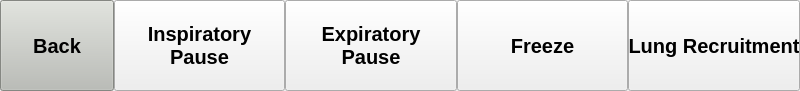
<?xml version="1.0" encoding="UTF-8"?>
<ui version="4.0">
 <class>Form</class>
 <widget class="QWidget" name="Form">
  <property name="geometry">
   <rect>
    <x>0</x>
    <y>0</y>
    <width>800</width>
    <height>91</height>
   </rect>
  </property>
  <property name="windowTitle">
   <string>Form</string>
  </property>
  <layout class="QHBoxLayout" name="horizontalLayout">
   <property name="spacing">
    <number>0</number>
   </property>
   <property name="leftMargin">
    <number>0</number>
   </property>
   <property name="topMargin">
    <number>0</number>
   </property>
   <property name="rightMargin">
    <number>0</number>
   </property>
   <property name="bottomMargin">
    <number>0</number>
   </property>
   <item>
    <widget class="QPushButton" name="button_back">
     <property name="sizePolicy">
      <sizepolicy hsizetype="Minimum" vsizetype="Expanding">
       <horstretch>0</horstretch>
       <verstretch>0</verstretch>
      </sizepolicy>
     </property>
     <property name="maximumSize">
      <size>
       <width>114</width>
       <height>16777215</height>
      </size>
     </property>
     <property name="palette">
      <palette>
       <active>
        <colorrole role="WindowText">
         <brush brushstyle="SolidPattern">
          <color alpha="255">
           <red>0</red>
           <green>0</green>
           <blue>0</blue>
          </color>
         </brush>
        </colorrole>
        <colorrole role="Button">
         <brush brushstyle="SolidPattern">
          <color alpha="255">
           <red>186</red>
           <green>189</green>
           <blue>182</blue>
          </color>
         </brush>
        </colorrole>
        <colorrole role="Light">
         <brush brushstyle="SolidPattern">
          <color alpha="255">
           <red>255</red>
           <green>255</green>
           <blue>255</blue>
          </color>
         </brush>
        </colorrole>
        <colorrole role="Midlight">
         <brush brushstyle="SolidPattern">
          <color alpha="255">
           <red>220</red>
           <green>222</green>
           <blue>218</blue>
          </color>
         </brush>
        </colorrole>
        <colorrole role="Dark">
         <brush brushstyle="SolidPattern">
          <color alpha="255">
           <red>93</red>
           <green>94</green>
           <blue>91</blue>
          </color>
         </brush>
        </colorrole>
        <colorrole role="Mid">
         <brush brushstyle="SolidPattern">
          <color alpha="255">
           <red>124</red>
           <green>126</green>
           <blue>121</blue>
          </color>
         </brush>
        </colorrole>
        <colorrole role="Text">
         <brush brushstyle="SolidPattern">
          <color alpha="255">
           <red>0</red>
           <green>0</green>
           <blue>0</blue>
          </color>
         </brush>
        </colorrole>
        <colorrole role="BrightText">
         <brush brushstyle="SolidPattern">
          <color alpha="255">
           <red>255</red>
           <green>255</green>
           <blue>255</blue>
          </color>
         </brush>
        </colorrole>
        <colorrole role="ButtonText">
         <brush brushstyle="SolidPattern">
          <color alpha="255">
           <red>0</red>
           <green>0</green>
           <blue>0</blue>
          </color>
         </brush>
        </colorrole>
        <colorrole role="Base">
         <brush brushstyle="SolidPattern">
          <color alpha="255">
           <red>255</red>
           <green>255</green>
           <blue>255</blue>
          </color>
         </brush>
        </colorrole>
        <colorrole role="Window">
         <brush brushstyle="SolidPattern">
          <color alpha="255">
           <red>186</red>
           <green>189</green>
           <blue>182</blue>
          </color>
         </brush>
        </colorrole>
        <colorrole role="Shadow">
         <brush brushstyle="SolidPattern">
          <color alpha="255">
           <red>0</red>
           <green>0</green>
           <blue>0</blue>
          </color>
         </brush>
        </colorrole>
        <colorrole role="AlternateBase">
         <brush brushstyle="SolidPattern">
          <color alpha="255">
           <red>220</red>
           <green>222</green>
           <blue>218</blue>
          </color>
         </brush>
        </colorrole>
        <colorrole role="ToolTipBase">
         <brush brushstyle="SolidPattern">
          <color alpha="255">
           <red>255</red>
           <green>255</green>
           <blue>220</blue>
          </color>
         </brush>
        </colorrole>
        <colorrole role="ToolTipText">
         <brush brushstyle="SolidPattern">
          <color alpha="255">
           <red>0</red>
           <green>0</green>
           <blue>0</blue>
          </color>
         </brush>
        </colorrole>
        <colorrole role="PlaceholderText">
         <brush brushstyle="NoBrush">
          <color alpha="128">
           <red>0</red>
           <green>0</green>
           <blue>0</blue>
          </color>
         </brush>
        </colorrole>
       </active>
       <inactive>
        <colorrole role="WindowText">
         <brush brushstyle="SolidPattern">
          <color alpha="255">
           <red>0</red>
           <green>0</green>
           <blue>0</blue>
          </color>
         </brush>
        </colorrole>
        <colorrole role="Button">
         <brush brushstyle="SolidPattern">
          <color alpha="255">
           <red>186</red>
           <green>189</green>
           <blue>182</blue>
          </color>
         </brush>
        </colorrole>
        <colorrole role="Light">
         <brush brushstyle="SolidPattern">
          <color alpha="255">
           <red>255</red>
           <green>255</green>
           <blue>255</blue>
          </color>
         </brush>
        </colorrole>
        <colorrole role="Midlight">
         <brush brushstyle="SolidPattern">
          <color alpha="255">
           <red>220</red>
           <green>222</green>
           <blue>218</blue>
          </color>
         </brush>
        </colorrole>
        <colorrole role="Dark">
         <brush brushstyle="SolidPattern">
          <color alpha="255">
           <red>93</red>
           <green>94</green>
           <blue>91</blue>
          </color>
         </brush>
        </colorrole>
        <colorrole role="Mid">
         <brush brushstyle="SolidPattern">
          <color alpha="255">
           <red>124</red>
           <green>126</green>
           <blue>121</blue>
          </color>
         </brush>
        </colorrole>
        <colorrole role="Text">
         <brush brushstyle="SolidPattern">
          <color alpha="255">
           <red>0</red>
           <green>0</green>
           <blue>0</blue>
          </color>
         </brush>
        </colorrole>
        <colorrole role="BrightText">
         <brush brushstyle="SolidPattern">
          <color alpha="255">
           <red>255</red>
           <green>255</green>
           <blue>255</blue>
          </color>
         </brush>
        </colorrole>
        <colorrole role="ButtonText">
         <brush brushstyle="SolidPattern">
          <color alpha="255">
           <red>0</red>
           <green>0</green>
           <blue>0</blue>
          </color>
         </brush>
        </colorrole>
        <colorrole role="Base">
         <brush brushstyle="SolidPattern">
          <color alpha="255">
           <red>255</red>
           <green>255</green>
           <blue>255</blue>
          </color>
         </brush>
        </colorrole>
        <colorrole role="Window">
         <brush brushstyle="SolidPattern">
          <color alpha="255">
           <red>186</red>
           <green>189</green>
           <blue>182</blue>
          </color>
         </brush>
        </colorrole>
        <colorrole role="Shadow">
         <brush brushstyle="SolidPattern">
          <color alpha="255">
           <red>0</red>
           <green>0</green>
           <blue>0</blue>
          </color>
         </brush>
        </colorrole>
        <colorrole role="AlternateBase">
         <brush brushstyle="SolidPattern">
          <color alpha="255">
           <red>220</red>
           <green>222</green>
           <blue>218</blue>
          </color>
         </brush>
        </colorrole>
        <colorrole role="ToolTipBase">
         <brush brushstyle="SolidPattern">
          <color alpha="255">
           <red>255</red>
           <green>255</green>
           <blue>220</blue>
          </color>
         </brush>
        </colorrole>
        <colorrole role="ToolTipText">
         <brush brushstyle="SolidPattern">
          <color alpha="255">
           <red>0</red>
           <green>0</green>
           <blue>0</blue>
          </color>
         </brush>
        </colorrole>
        <colorrole role="PlaceholderText">
         <brush brushstyle="NoBrush">
          <color alpha="128">
           <red>0</red>
           <green>0</green>
           <blue>0</blue>
          </color>
         </brush>
        </colorrole>
       </inactive>
       <disabled>
        <colorrole role="WindowText">
         <brush brushstyle="SolidPattern">
          <color alpha="255">
           <red>93</red>
           <green>94</green>
           <blue>91</blue>
          </color>
         </brush>
        </colorrole>
        <colorrole role="Button">
         <brush brushstyle="SolidPattern">
          <color alpha="255">
           <red>186</red>
           <green>189</green>
           <blue>182</blue>
          </color>
         </brush>
        </colorrole>
        <colorrole role="Light">
         <brush brushstyle="SolidPattern">
          <color alpha="255">
           <red>255</red>
           <green>255</green>
           <blue>255</blue>
          </color>
         </brush>
        </colorrole>
        <colorrole role="Midlight">
         <brush brushstyle="SolidPattern">
          <color alpha="255">
           <red>220</red>
           <green>222</green>
           <blue>218</blue>
          </color>
         </brush>
        </colorrole>
        <colorrole role="Dark">
         <brush brushstyle="SolidPattern">
          <color alpha="255">
           <red>93</red>
           <green>94</green>
           <blue>91</blue>
          </color>
         </brush>
        </colorrole>
        <colorrole role="Mid">
         <brush brushstyle="SolidPattern">
          <color alpha="255">
           <red>124</red>
           <green>126</green>
           <blue>121</blue>
          </color>
         </brush>
        </colorrole>
        <colorrole role="Text">
         <brush brushstyle="SolidPattern">
          <color alpha="255">
           <red>93</red>
           <green>94</green>
           <blue>91</blue>
          </color>
         </brush>
        </colorrole>
        <colorrole role="BrightText">
         <brush brushstyle="SolidPattern">
          <color alpha="255">
           <red>255</red>
           <green>255</green>
           <blue>255</blue>
          </color>
         </brush>
        </colorrole>
        <colorrole role="ButtonText">
         <brush brushstyle="SolidPattern">
          <color alpha="255">
           <red>93</red>
           <green>94</green>
           <blue>91</blue>
          </color>
         </brush>
        </colorrole>
        <colorrole role="Base">
         <brush brushstyle="SolidPattern">
          <color alpha="255">
           <red>186</red>
           <green>189</green>
           <blue>182</blue>
          </color>
         </brush>
        </colorrole>
        <colorrole role="Window">
         <brush brushstyle="SolidPattern">
          <color alpha="255">
           <red>186</red>
           <green>189</green>
           <blue>182</blue>
          </color>
         </brush>
        </colorrole>
        <colorrole role="Shadow">
         <brush brushstyle="SolidPattern">
          <color alpha="255">
           <red>0</red>
           <green>0</green>
           <blue>0</blue>
          </color>
         </brush>
        </colorrole>
        <colorrole role="AlternateBase">
         <brush brushstyle="SolidPattern">
          <color alpha="255">
           <red>186</red>
           <green>189</green>
           <blue>182</blue>
          </color>
         </brush>
        </colorrole>
        <colorrole role="ToolTipBase">
         <brush brushstyle="SolidPattern">
          <color alpha="255">
           <red>255</red>
           <green>255</green>
           <blue>220</blue>
          </color>
         </brush>
        </colorrole>
        <colorrole role="ToolTipText">
         <brush brushstyle="SolidPattern">
          <color alpha="255">
           <red>0</red>
           <green>0</green>
           <blue>0</blue>
          </color>
         </brush>
        </colorrole>
        <colorrole role="PlaceholderText">
         <brush brushstyle="NoBrush">
          <color alpha="128">
           <red>0</red>
           <green>0</green>
           <blue>0</blue>
          </color>
         </brush>
        </colorrole>
       </disabled>
      </palette>
     </property>
     <property name="font">
      <font>
       <pointsize>15</pointsize>
       <weight>75</weight>
       <bold>true</bold>
      </font>
     </property>
     <property name="text">
      <string>Back</string>
     </property>
    </widget>
   </item>
   <item>
    <widget class="QPushButton" name="button_inspause">
     <property name="sizePolicy">
      <sizepolicy hsizetype="Minimum" vsizetype="Expanding">
       <horstretch>0</horstretch>
       <verstretch>0</verstretch>
      </sizepolicy>
     </property>
     <property name="maximumSize">
      <size>
       <width>172</width>
       <height>16777215</height>
      </size>
     </property>
     <property name="font">
      <font>
       <pointsize>15</pointsize>
       <weight>75</weight>
       <bold>true</bold>
      </font>
     </property>
     <property name="text">
      <string>Inspiratory
Pause</string>
     </property>
    </widget>
   </item>
   <item>
    <widget class="QPushButton" name="button_expause">
     <property name="sizePolicy">
      <sizepolicy hsizetype="Minimum" vsizetype="Expanding">
       <horstretch>0</horstretch>
       <verstretch>0</verstretch>
      </sizepolicy>
     </property>
     <property name="maximumSize">
      <size>
       <width>172</width>
       <height>16777215</height>
      </size>
     </property>
     <property name="font">
      <font>
       <pointsize>15</pointsize>
       <weight>75</weight>
       <bold>true</bold>
      </font>
     </property>
     <property name="text">
      <string>Expiratory
Pause</string>
     </property>
    </widget>
   </item>
   <item>
    <widget class="QPushButton" name="button_freeze">
     <property name="sizePolicy">
      <sizepolicy hsizetype="Minimum" vsizetype="Expanding">
       <horstretch>0</horstretch>
       <verstretch>0</verstretch>
      </sizepolicy>
     </property>
     <property name="maximumSize">
      <size>
       <width>172</width>
       <height>16777215</height>
      </size>
     </property>
     <property name="font">
      <font>
       <pointsize>15</pointsize>
       <weight>75</weight>
       <bold>true</bold>
      </font>
     </property>
     <property name="text">
      <string>Freeze</string>
     </property>
    </widget>
   </item>
   <item>
    <widget class="QPushButton" name="button_lung_recruit">
     <property name="sizePolicy">
      <sizepolicy hsizetype="Minimum" vsizetype="Expanding">
       <horstretch>0</horstretch>
       <verstretch>0</verstretch>
      </sizepolicy>
     </property>
     <property name="maximumSize">
      <size>
       <width>172</width>
       <height>16777215</height>
      </size>
     </property>
     <property name="font">
      <font>
       <pointsize>15</pointsize>
       <weight>75</weight>
       <bold>true</bold>
      </font>
     </property>
     <property name="text">
      <string>Lung Recruitment</string>
     </property>
    </widget>
   </item>
  </layout>
 </widget>
 <resources/>
 <connections/>
</ui>
